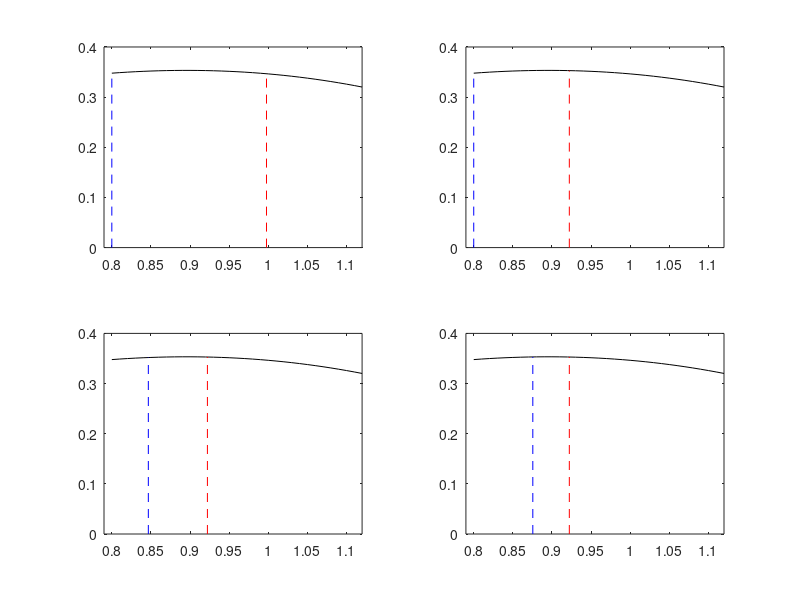

Here is the MATLAB script that generated this plot:
% 例程 2.8  黄金分割法
%  函数：y = (1.6*sin(x)) - x
%  由区间搜索法确定的初始区间
L = 0.16;
xh = 1.12;
xl = xh - (2*L);
%  在定位区间内绘制函数曲线
x = xl: 0.01: xh;
y = (1.6*sin(x)) - x;
D = 2*L;
r = (3 - sqrt(5))/2;  %  黄金分割系数（黄金分割比）
for  n = 1:4  %   限定搜索迭代次数为4步
    a = xl + (r*D);
    ya = (1.6*sin(a)) - a;
    b = xh - (r*D);
    yb = (1.6*sin(b)) - b;
    if yb < ya
        xh = b;  %  若右内点函数值更小，舍弃第三个子区间，更新上界
    else
        xl = a;  %  否则舍弃第一个子区间，更新下界
    end
    D = xh - xl;
    yl = (1.6*sin(xl)) - xl;
    yh = (1.6*sin(xh)) - xh;
    %  结果可视化展示
    figure(1)
    subplot(2, 2, n);
    plot(x, y, 'k');
    axis([0.79, 1.12, 0, 0.4]);
    hold on;
    plot([xl, xl], [0, yl], 'b--');
    plot([xh, xh], [0, yh], 'r--');
end
